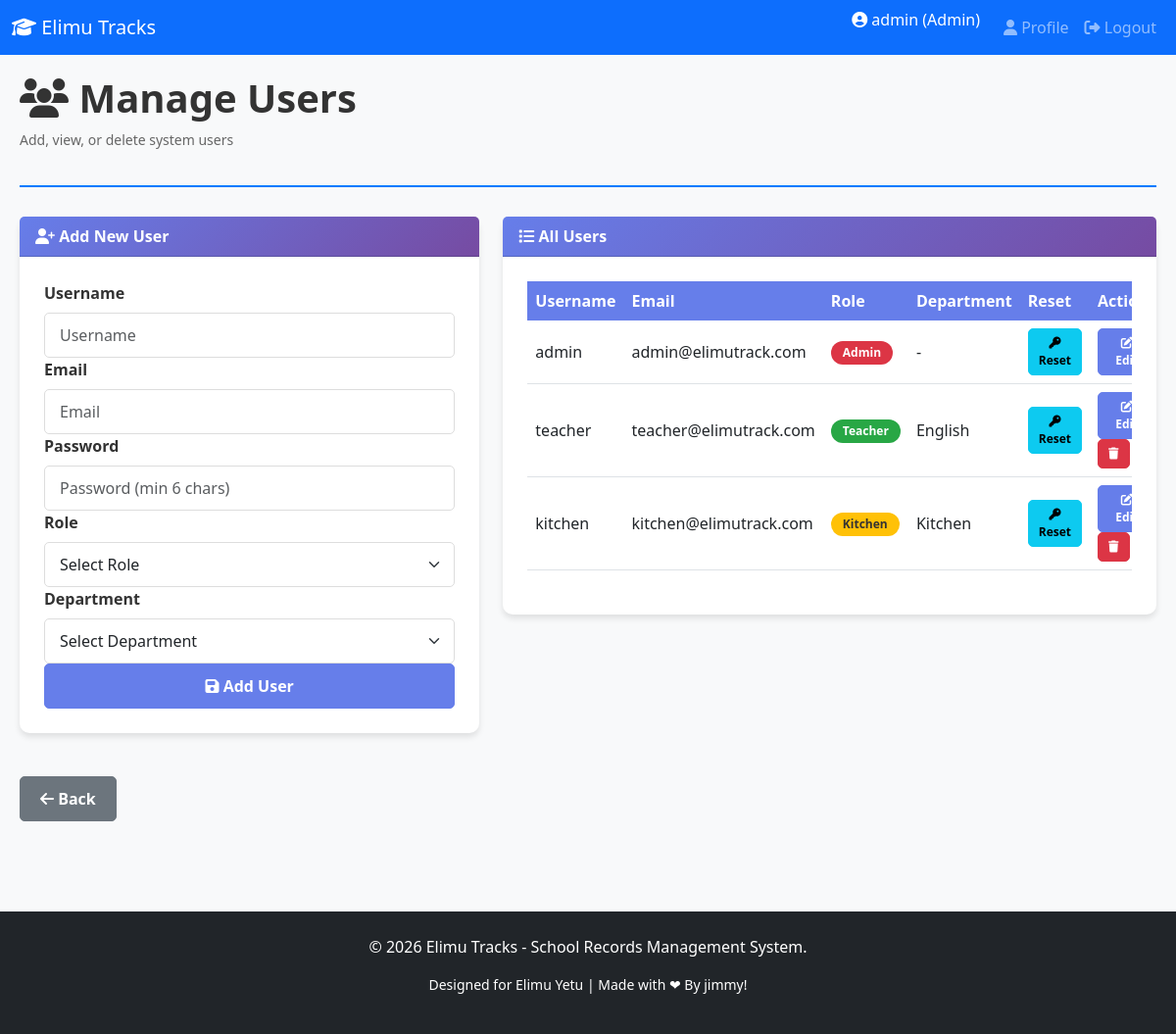
Before: /admin/users.php (signed in) with the older database file.
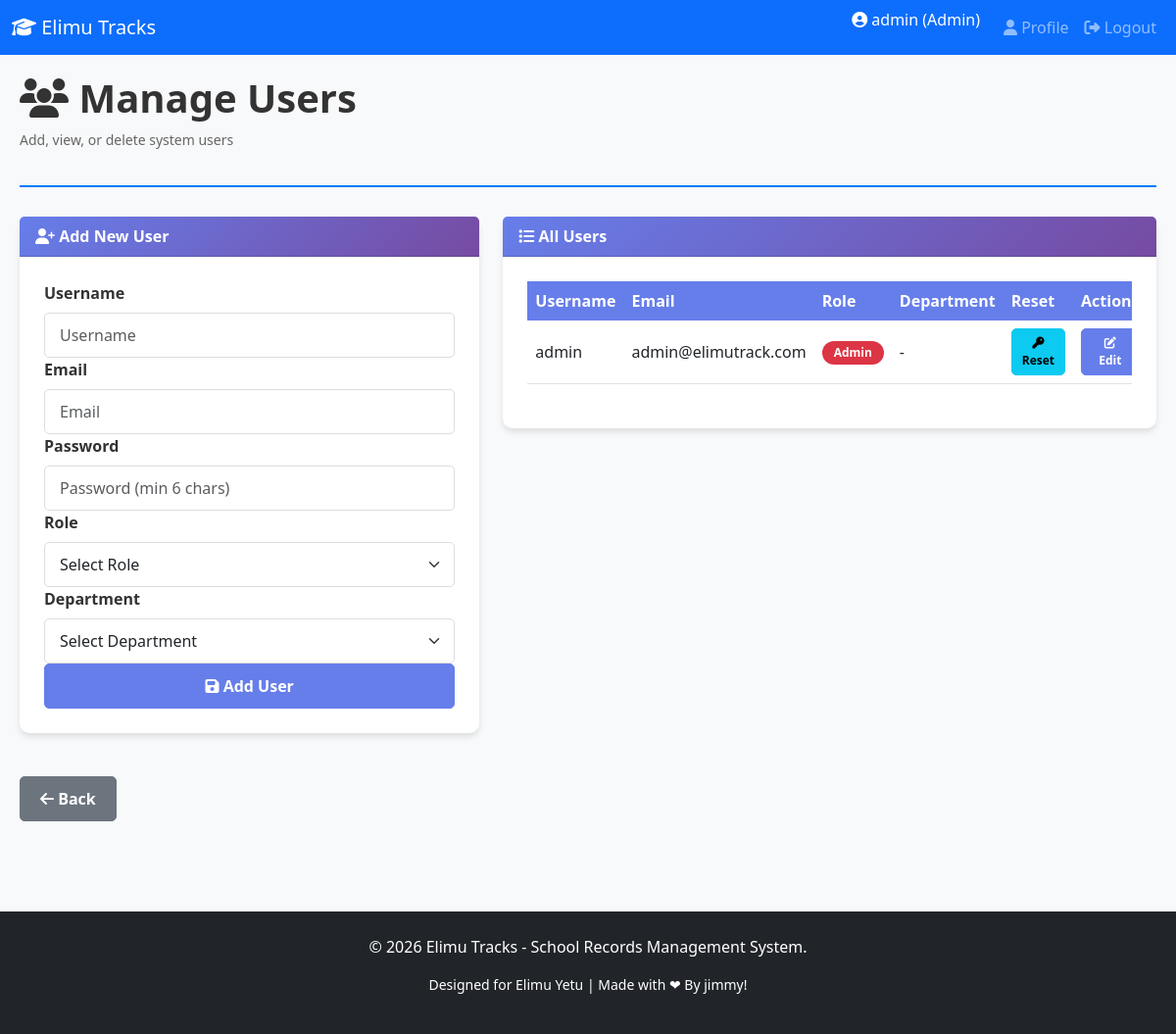
After: the same page with the newer database file.
### tables this page shows
CREATE TABLE `users` (
  `id` int(11) NOT NULL,
  `username` varchar(50) NOT NULL,
  `email` varchar(100) NOT NULL,
  `password` varchar(255) NOT NULL,
  `role` enum('admin','teacher','kitchen') NOT NULL DEFAULT 'teacher',
  `department_id` int(11) DEFAULT NULL,
  `is_super_admin` tinyint(1) NOT NULL DEFAULT 0,
  `created_at` timestamp NOT NULL DEFAULT current_timestamp()
);

CREATE TABLE `departments` (
  `id` int(11) NOT NULL,
  `name` varchar(100) NOT NULL,
  `created_at` timestamp NOT NULL DEFAULT current_timestamp()
);

### admin/users.php (the view, shortened to what the changed rows need)
<?php
require_once(__DIR__ . '/../includes/header.php');
if (isSuperAdmin()) {
    $users = $conn->query("
        SELECT u.*, d.name as department_name
        FROM users u
        LEFT JOIN departments d ON u.department_id = d.id
        ORDER BY u.created_at DESC
    ");
} else {
    $users = $conn->query("
        SELECT u.*, d.name as department_name
        FROM users u
        LEFT JOIN departments d ON u.department_id = d.id
        WHERE u.is_super_admin = 0
        ORDER BY u.created_at DESC
    ");
}
?>
<div class="dashboard-container">
    <div class="dashboard-header">
        <h1><i class="fas fa-users"></i> Manage Users</h1>
    </div>
    <div class="row">
        <div class="col-lg-7 col-md-12 col-sm-12">
            <div class="card">
                <div class="card-body">
                    <?php if ($users->num_rows > 0): ?>
                        <div class="table-responsive">
                            <table class="table table-hover">
                                <thead>
                                    <tr>
                                        <th>Username</th>
                                        <th>Email</th>
                                        <th>Role</th>
                                        <th>Department</th>
                                        <th>Reset</th>
                                        <th>Actions</th>
                                    </tr>
                                </thead>
                                <tbody>
                                    <?php while ($row = $users->fetch_assoc()): ?>
                                        <tr>
                                            <td><?php echo htmlspecialchars($row['username']); ?></td>
                                            <td><?php echo htmlspecialchars($row['email']); ?></td>
                                            <td>
                                                <span class="badge badge-<?php echo $row['role']; ?>">
                                                    <?php echo ucfirst($row['role']); ?>
                                                </span>
                                            </td>
                                            <td><?php echo $row['department_name'] ? htmlspecialchars($row['department_name']) : '-'; ?></td>
                                            <td>
                                                <form method="POST" style="display: inline;">
                                                    <button type="submit" name="reset_password" class="btn btn-info btn-sm" onclick="return confirm('Generate a new temporary password for this user?')">
                                                        <i class="fas fa-key"></i> Reset
                                                    </button>
                                                </form>
                                            </td>
                                            <td>
                                                <button class="btn btn-primary btn-sm" data-bs-toggle="modal" data-bs-target="#editUserModal<?php echo $row['id']; ?>">
                                                    <i class="fas fa-edit"></i> Edit
                                                </button>
                                                <?php if ($row['id'] != $_SESSION['user_id']): ?>
                                                    <?php if ($row['is_super_admin'] && !isSuperAdmin()): ?>
                                                        <span class="text-muted small">Can't delete</span>
                                                    <?php else: ?>
                                                        <a href="?delete=<?php echo $row['id']; ?>"
                                                        class="btn btn-danger btn-sm"
                                                        onclick="return confirm('Are you sure?')">
                                                            <i class="fas fa-trash"></i>
                                                        </a>
                                                    <?php endif; ?>
                                                <?php endif; ?>
                                            </td>
                                        </tr>
                                    <?php endwhile; ?>
                                </tbody>
                            </table>
                        </div>
                    <?php endif; ?>
                </div>
            </div>
        </div>
    </div>
</div>
<?php require_once(__DIR__ . '/../includes/footer.php'); ?>

Changed rows visible on the page:
removed users: username "teacher", email "teacher@elimutrack.com", role "Teacher", department.name "English"
removed users: username "kitchen", email "kitchen@elimutrack.com", role "Kitchen", department.name "Kitchen"
